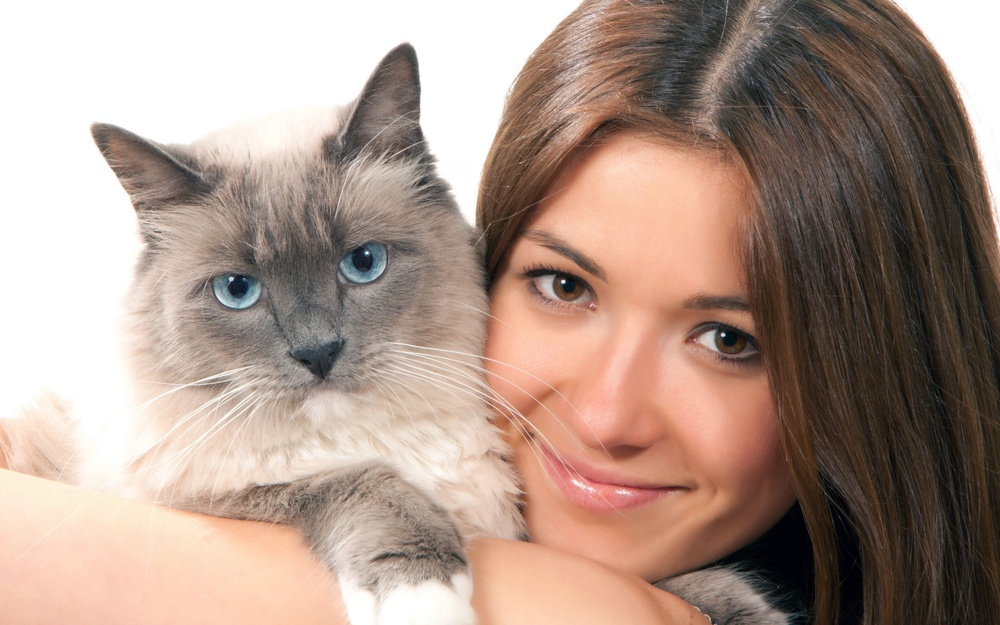
#> input picture part_1/face.jpg, 1000 x 625 px, shrunk from 3840 x 2400 before the run, found by its file name
$ python result.py
#> lines starting #> are read from the running program, lines starting #| are printed output that depends on the picture
import cv2
from matplotlib import pyplot as plt

img = cv2.imread("Part1/face.jpg")
#> img is the input picture: shape (625, 1000, 3); mean B, G, R 138.5, 150.3, 172.5

img_gray = cv2.cvtColor(img, cv2.COLOR_BGR2GRAY)
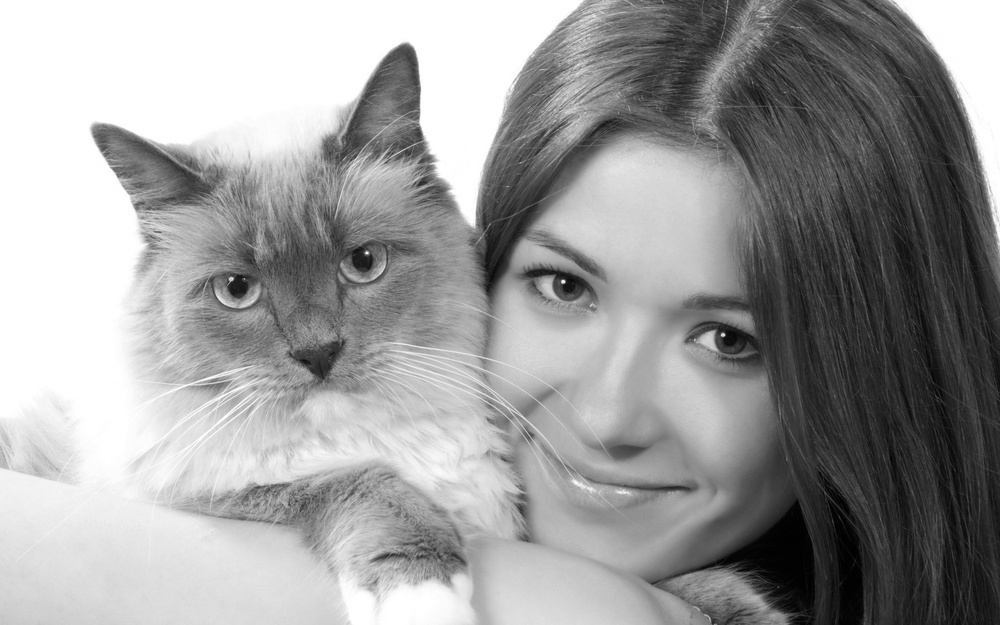
#> img_gray: shape (625, 1000); min 0, max 255, mean 155.6
img_rgb = cv2.cvtColor(img, cv2.COLOR_BGR2RGB)

righteye_data = cv2.CascadeClassifier("haarcascades/haarcascade_righteye_2splits.xml")
lefteye_data = cv2.CascadeClassifier("haarcascades/haarcascade_lefteye_2splits.xml")
face_data = cv2.CascadeClassifier("haarcascades/haarcascade_frontalface_alt2.xml")
catface_data = cv2.CascadeClassifier(
    "haarcascades/haarcascade_frontalcatface_extended.xml"
)

righteye_coords = righteye_data.detectMultiScale(img_gray, minSize=(20, 20)).tolist()[0]
#> righteye_coords = [521, 234, 78, 78]
lefteye_coords = lefteye_data.detectMultiScale(img_gray, minSize=(20, 20)).tolist()[0]
#> lefteye_coords = [608, 421, 44, 44]
face_coords = face_data.detectMultiScale(img_gray, minSize=(20, 20)).tolist()[0]
#> face_coords = [444, 163, 389, 389]
#> (the run stopped early here; a loop or call above may not have finished)
